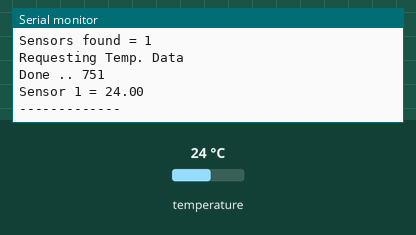
This sketch was run on a simulated Arduino Uno, built with avr-gcc and run on an emulated ATmega328P. Parts: the last lines printed to the serial monitor. The inputs (shaded band) are chosen by the test bench; at power-on: temperature 24 °C.

Above: at 7.4 s.
7.5 s: temperature set to 12 °C
At 12.4 s:
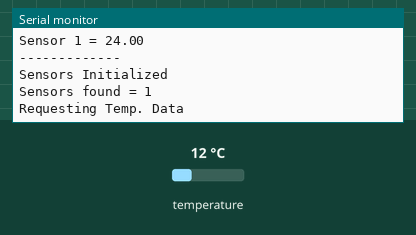
14.4 s: temperature set to 19 °C
At 18.8 s:
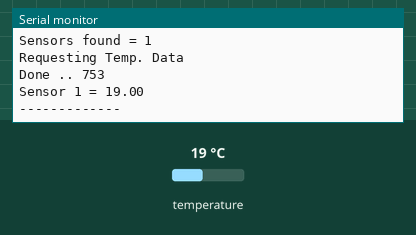
Timing chart, 0 to 20.3 s (numbered marks = the images above; inputs shaded):
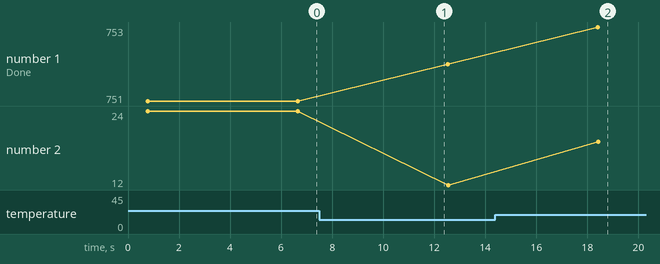

The sketch:

Temperature_Sensor_Demo_V1.ino
```cpp
/*
  One-Wire Interface
  Components: DS18B20 sensors
  Objective: Reading Temp. from the sensors and Displaying on the screen
  Date: 9 August 2017
*/

#include <OneWire.h> // Library for One-Wire interface
#include <DallasTemperature.h> // Library for DS18B20 temp. sensor

#define ONE_WIRE_GPIO 4 // Data pin of the bus is connected to pin 4

// Setting up the interface for OneWire communication
OneWire oneWire (ONE_WIRE_GPIO);

// Creating an instans of DallasTemperature Class with reference to OneWire interface
DallasTemperature TempSensors(&oneWire);

uint8_t i;

void setup()
{
  Serial.begin(9600);
}


void loop()
{

   TempSensors.begin(); // initializing the sensors
   Serial.println("Sensors Initialized");

  // getting the number of sensors
  uint8_t sensors_count = TempSensors.getDeviceCount();
    // Requesting temp. data
  Serial.print("Sensors found = ");
  Serial.println(sensors_count);

  // Requesting temp. data
  Serial.println("Requesting Temp. Data"); // Serial indication

  // Recording time in took to respond
  long time_start = millis(); // recording start time
  TempSensors.requestTemperatures(); // requesting data
  long time_end = millis();

  // Printing response time
  Serial.print("Done .. ");
  Serial.println(time_end - time_start);


  // Printing temperature in a loop
  for (i = 0; i < sensors_count; i++)
  {
    Serial.print("Sensor ");
    Serial.print(i+1);
    Serial.print(" = ");
    Serial.println(TempSensors.getTempCByIndex(i));
    delay(100);
  }

  Serial.println("-------------");

  delay(5000);
}
```

Measured:
- after the input at 14.4 s, the serial monitor: prints a new line after 4.0 s (image 2)
- plotted number 2: 24 → 12 after the input at 7.5 s, 12 → 19 after the input at 14.4 s
